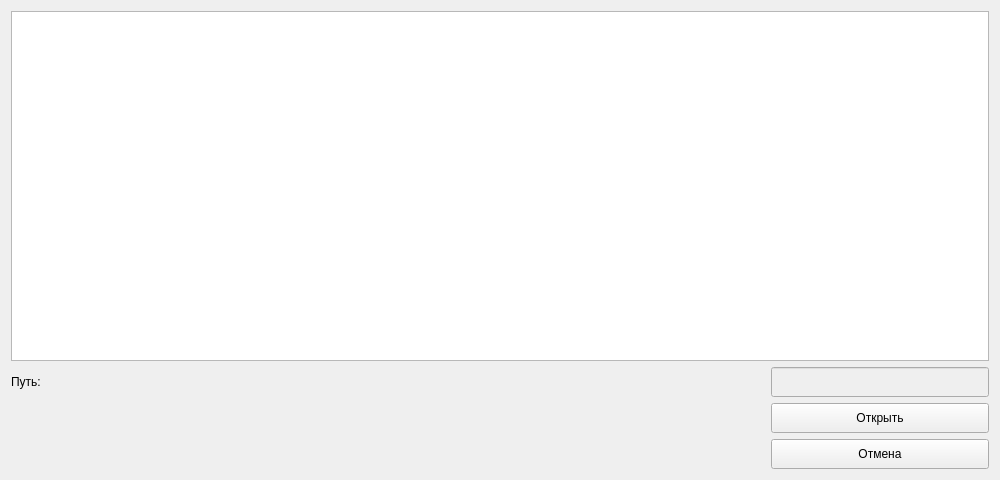
<?xml version="1.0" encoding="UTF-8"?>
<ui version="4.0">
 <class>CreateFile</class>
 <widget class="QWidget" name="CreateFile">
  <property name="geometry">
   <rect>
    <x>0</x>
    <y>0</y>
    <width>1000</width>
    <height>480</height>
   </rect>
  </property>
  <property name="sizePolicy">
   <sizepolicy hsizetype="Fixed" vsizetype="Fixed">
    <horstretch>0</horstretch>
    <verstretch>0</verstretch>
   </sizepolicy>
  </property>
  <property name="minimumSize">
   <size>
    <width>1000</width>
    <height>480</height>
   </size>
  </property>
  <property name="maximumSize">
   <size>
    <width>1000</width>
    <height>480</height>
   </size>
  </property>
  <property name="windowTitle">
   <string>Creator</string>
  </property>
  <layout class="QGridLayout" name="gridLayout">
   <item row="0" column="0" colspan="3">
    <widget class="QTreeView" name="treeFile">
     <property name="enabled">
      <bool>true</bool>
     </property>
     <property name="sizePolicy">
      <sizepolicy hsizetype="Ignored" vsizetype="Fixed">
       <horstretch>0</horstretch>
       <verstretch>0</verstretch>
      </sizepolicy>
     </property>
     <property name="maximumSize">
      <size>
       <width>990</width>
       <height>500</height>
      </size>
     </property>
     <property name="toolTip">
      <string>&lt;html&gt;&lt;head/&gt;&lt;body&gt;&lt;p&gt;Поле выбора файла.&lt;br&gt;Для открытия файла: активируйте его двойным нажатием левой кнопкой мыши или после одного нажатия левой кнопки мыши нажмите Enter.&lt;/p&gt;&lt;/body&gt;&lt;/html&gt;</string>
     </property>
    </widget>
   </item>
   <item row="1" column="0">
    <widget class="QLabel" name="textPath">
     <property name="maximumSize">
      <size>
       <width>50</width>
       <height>30</height>
      </size>
     </property>
     <property name="text">
      <string>Путь:</string>
     </property>
    </widget>
   </item>
   <item row="1" column="1">
    <widget class="QLabel" name="lineTextPath">
     <property name="sizePolicy">
      <sizepolicy hsizetype="Preferred" vsizetype="Fixed">
       <horstretch>0</horstretch>
       <verstretch>0</verstretch>
      </sizepolicy>
     </property>
     <property name="maximumSize">
      <size>
       <width>700</width>
       <height>30</height>
      </size>
     </property>
     <property name="text">
      <string/>
     </property>
    </widget>
   </item>
   <item row="2" column="0" colspan="2">
    <spacer name="horizontalSpacer">
     <property name="orientation">
      <enum>Qt::Horizontal</enum>
     </property>
     <property name="sizeType">
      <enum>QSizePolicy::Fixed</enum>
     </property>
     <property name="sizeHint" stdset="0">
      <size>
       <width>750</width>
       <height>30</height>
      </size>
     </property>
    </spacer>
   </item>
   <item row="2" column="2">
    <widget class="QPushButton" name="buttOpen">
     <property name="sizePolicy">
      <sizepolicy hsizetype="Ignored" vsizetype="Fixed">
       <horstretch>0</horstretch>
       <verstretch>0</verstretch>
      </sizepolicy>
     </property>
     <property name="maximumSize">
      <size>
       <width>300</width>
       <height>30</height>
      </size>
     </property>
     <property name="baseSize">
      <size>
       <width>0</width>
       <height>0</height>
      </size>
     </property>
     <property name="toolTip">
      <string>&lt;html&gt;&lt;head/&gt;&lt;body&gt;&lt;p&gt;Открывает файл, когда он выбран в каталоге файлов&lt;/p&gt;&lt;/body&gt;&lt;/html&gt;</string>
     </property>
     <property name="text">
      <string>Открыть</string>
     </property>
    </widget>
   </item>
   <item row="3" column="0" colspan="2">
    <spacer name="horizontalSpacer_2">
     <property name="orientation">
      <enum>Qt::Horizontal</enum>
     </property>
     <property name="sizeType">
      <enum>QSizePolicy::Fixed</enum>
     </property>
     <property name="sizeHint" stdset="0">
      <size>
       <width>754</width>
       <height>30</height>
      </size>
     </property>
    </spacer>
   </item>
   <item row="3" column="2">
    <widget class="QPushButton" name="ButtCancel">
     <property name="sizePolicy">
      <sizepolicy hsizetype="Ignored" vsizetype="Fixed">
       <horstretch>0</horstretch>
       <verstretch>0</verstretch>
      </sizepolicy>
     </property>
     <property name="maximumSize">
      <size>
       <width>620</width>
       <height>30</height>
      </size>
     </property>
     <property name="toolTip">
      <string>&lt;html&gt;&lt;head/&gt;&lt;body&gt;&lt;p&gt;Отменяет процедуру&lt;/p&gt;&lt;/body&gt;&lt;/html&gt;</string>
     </property>
     <property name="text">
      <string>Отмена</string>
     </property>
    </widget>
   </item>
   <item row="1" column="2">
    <widget class="QLineEdit" name="fileName">
     <property name="enabled">
      <bool>false</bool>
     </property>
     <property name="maximumSize">
      <size>
       <width>220</width>
       <height>30</height>
      </size>
     </property>
     <property name="toolTip">
      <string>&lt;html&gt;&lt;head/&gt;&lt;body&gt;&lt;p&gt;Введите название файла&lt;/p&gt;&lt;/body&gt;&lt;/html&gt;</string>
     </property>
     <property name="accessibleName">
      <string>Имя файла</string>
     </property>
     <property name="inputMask">
      <string/>
     </property>
    </widget>
   </item>
  </layout>
 </widget>
 <resources/>
 <connections/>
</ui>
